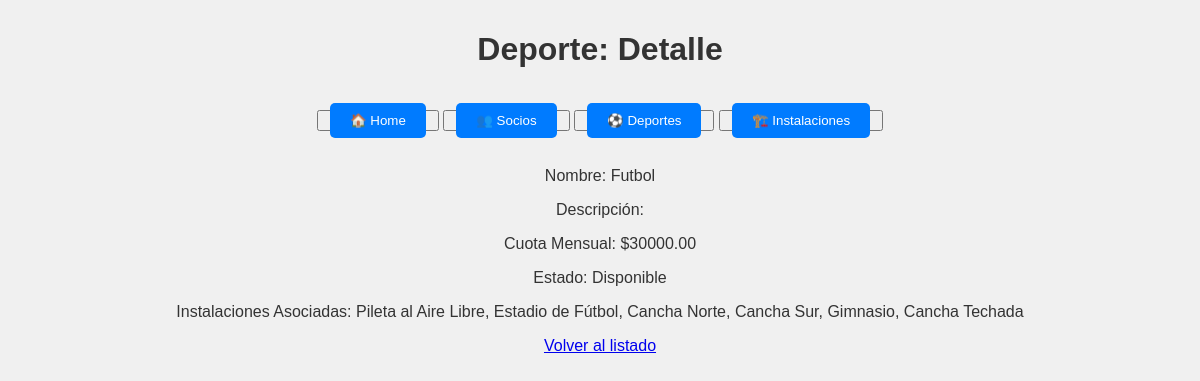
Page /deportes/1/ on the committed database.
### club/models.py (models this page shows, shortened)
class Deporte(models.Model):
    instalaciones = models.ManyToManyField('Instalacion', related_name='deportes')
    nombre = models.CharField(max_length=100, unique=True)
    descripcion = models.TextField(blank=True, null=True)
    cuota_mensual = models.DecimalField(max_digits=8, decimal_places=2, help_text="Cuota mensual para participar en este deporte.")
    disponible = models.BooleanField(default=True)

class Instalacion(models.Model):
    nombre = models.CharField(max_length=100)
    descripcion = models.TextField(blank=True, null=True)
    capacidad = models.IntegerField()
    necesita_reserva = models.BooleanField(default=False)
    horario_disponible = models.CharField(max_length=100, blank=True, null=True)
    disponible = models.BooleanField(default=True)

### club/views.py (the view)
# urls.py: path('deportes/<int:pk>/', DeporteDetailView.as_view(), name='deporte_detail'),
class DeporteDetailView(DetailView):
    model = Deporte
    template_name = 'club/deporte_detail.html'

### templates/club/deporte_detail.html
{% extends 'club/base.html' %}
{% block titulo %}
    Deporte: Detalle
{% endblock titulo %}
{% block main %}
    <p>Nombre: {{ object.nombre }}</p>
    <p>Descripción: {{ object.descripcion }}</p>
    <p>Cuota Mensual: ${{ object.cuota_mensual }}</p>
    <p>Estado: {{ object.disponible|yesno:"Disponible,No Disponible" }}</p>
    <p>Instalaciones Asociadas: {% for instalacion in object.instalaciones.all %} {{ instalacion.nombre }}{% if not forloop.last %}, {% endif %}{% empty %} Ninguna {% endfor %}</p>
    <a href="{% url 'deporte_list' %}">Volver al listado</a>
{% endblock %}

### templates/club/base.html (style rules this page uses)
body { font-family: 'Arial', sans-serif; margin: 0; padding: 0; background: #f0f0f0; color: #333; }

### rows in the picture
Deporte: nombre "Futbol", cuota_mensual "30000.00", disponible "Disponible"
Instalacion: nombre "Pileta al Aire Libre"
Instalacion: nombre "Estadio de Fútbol"
Instalacion: nombre "Cancha Norte"
Instalacion: nombre "Cancha Sur"
Instalacion: nombre "Gimnasio"
Instalacion: nombre "Cancha Techada"
